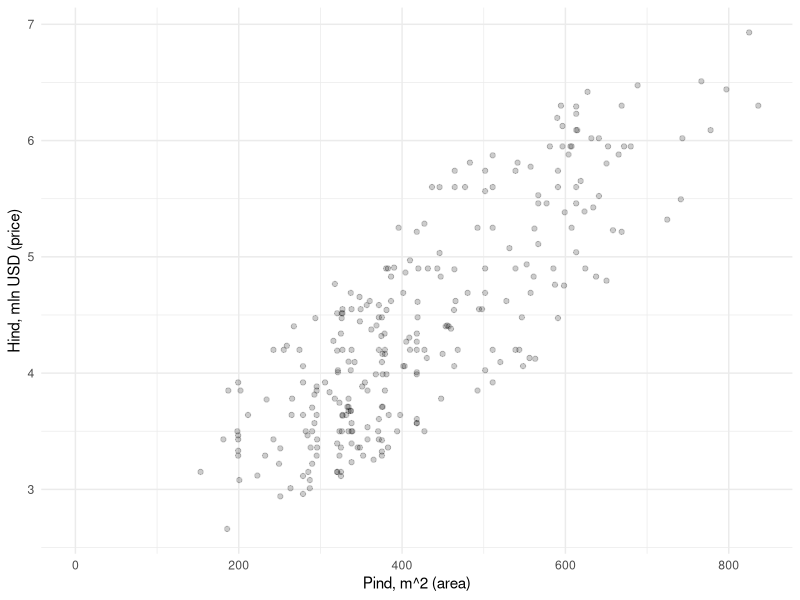
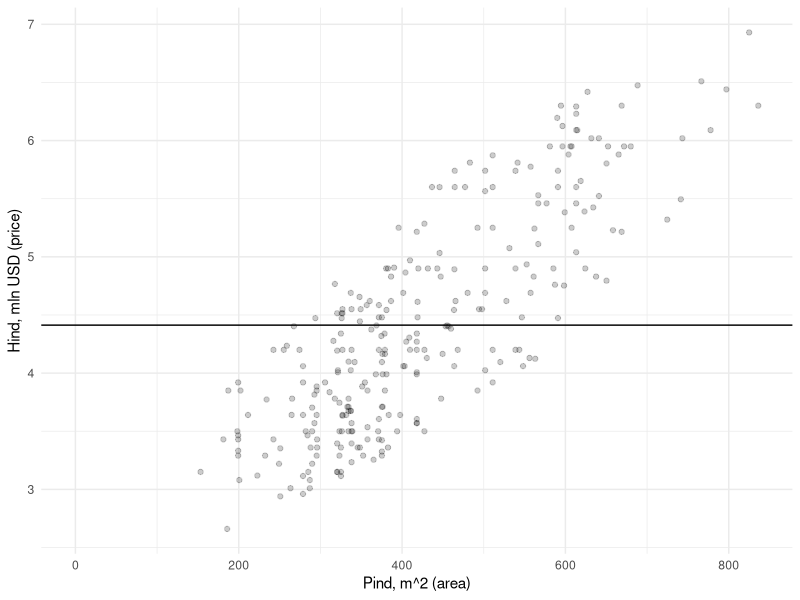
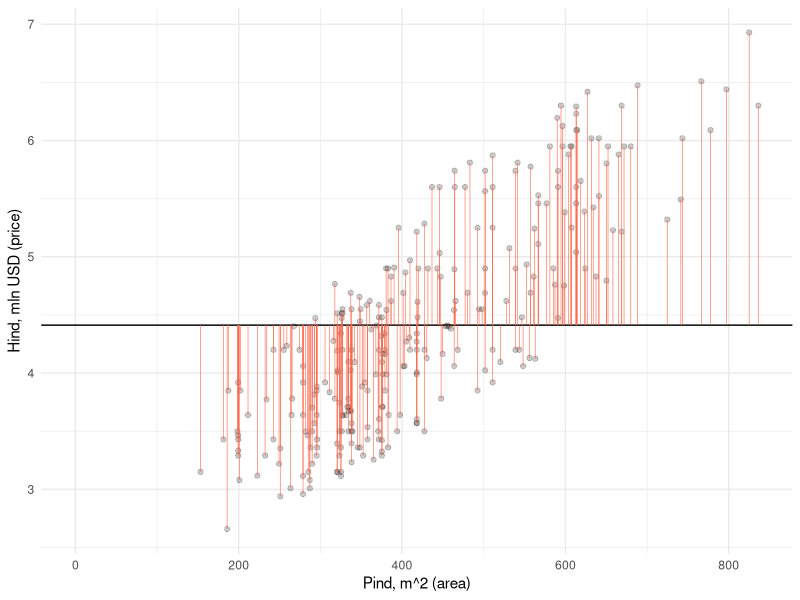
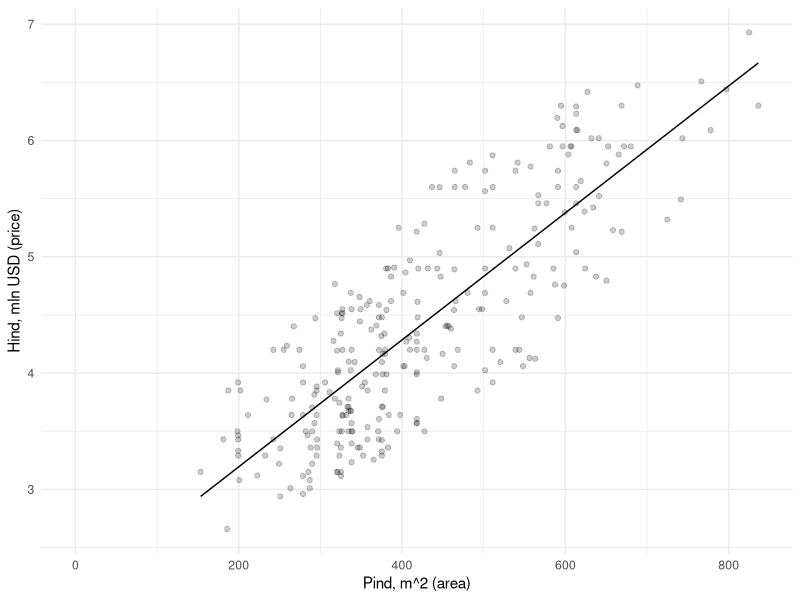
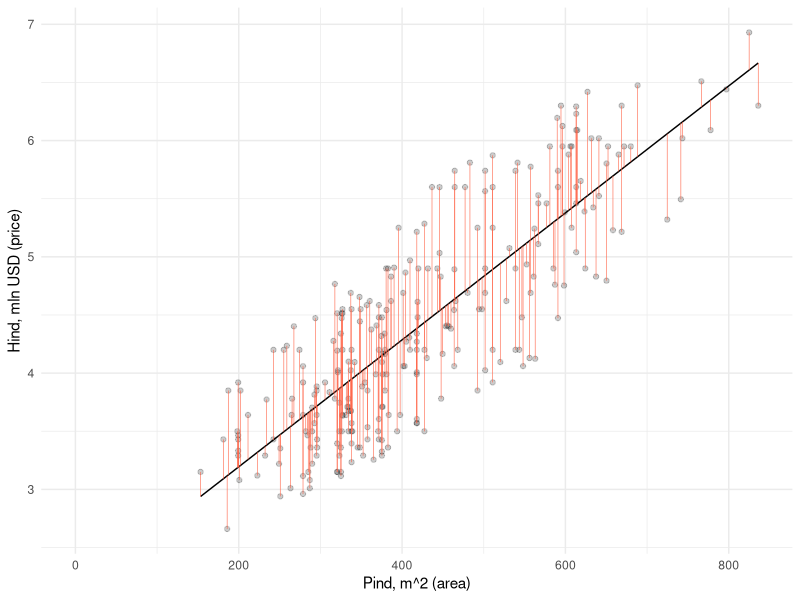
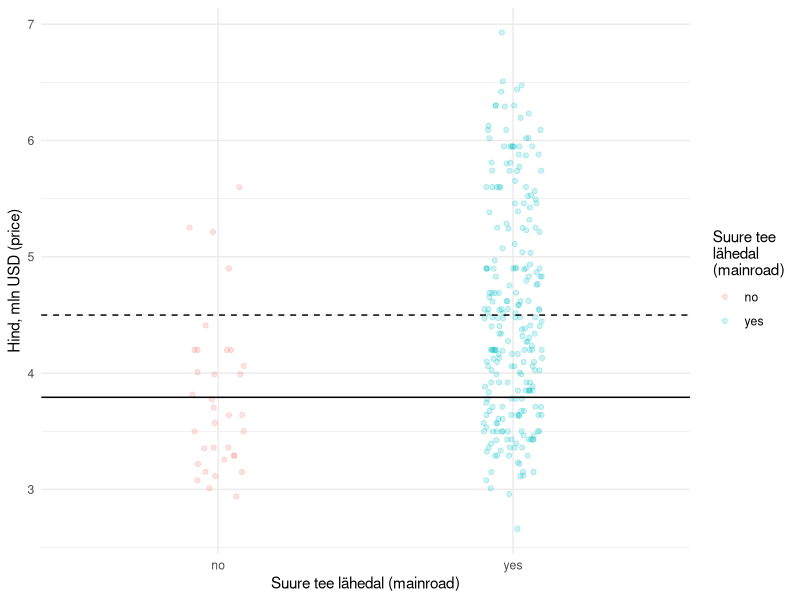
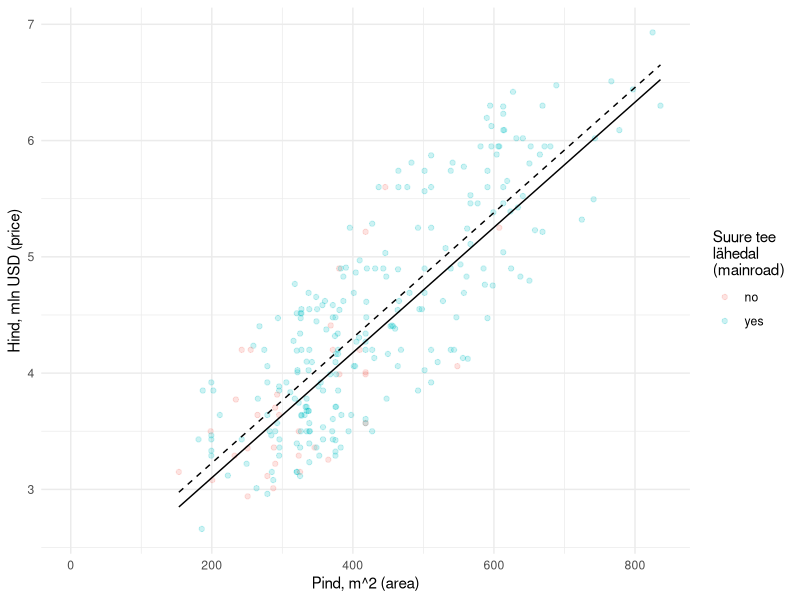
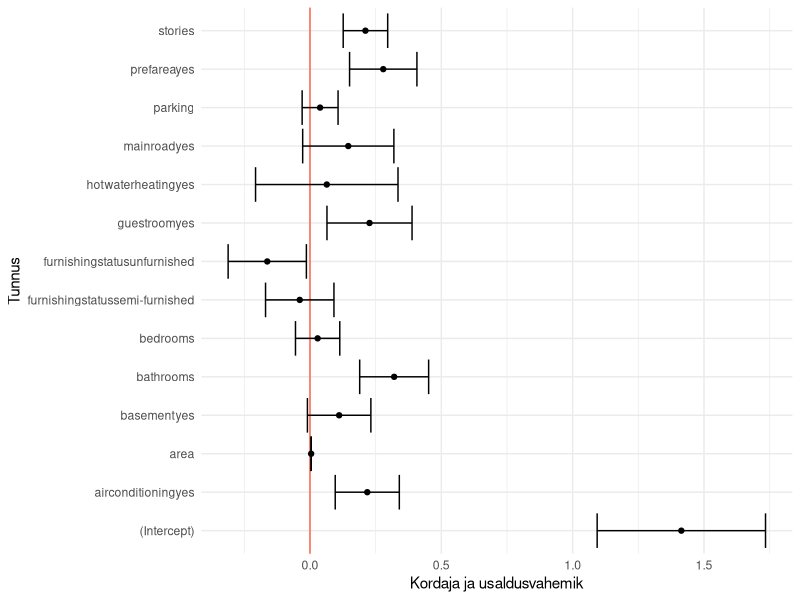

Here is the R script that generated these plots, in order:
## ---- chunk 1
library('magrittr')
majad <- read.csv('andmed/housingprices.csv')
str(majad)
## ---- chunk 2
#| echo: false
library('ggplot2')
joonis <- ggplot(majad) + aes(x = area, y = price) + 
  scale_x_continuous(limits = c(0, max(majad$area))) + 
  labs(x = "Pind, m^2 (area)", y = "Hind, mln USD (price)") + 
  geom_point(alpha = .2) + 
  theme_minimal()
joonis
## ---- chunk 3
#| echo: false
joonis + 
  geom_hline(yintercept = mean(majad$price))
## ---- chunk 4
#| echo: false
joonis + 
  geom_hline(yintercept = mean(majad$price), color = 'black') + 
  geom_segment(aes(xend = area, yend = mean(price)), color = 'tomato', lwd = .2)
## ---- chunk 5
#| echo: false
#| label: fig-arvtunnus
#| fig-cap: Regressioonisirge
joonis + 
  geom_smooth(method = 'lm', formula = y ~ x, se = F, color = 'black', lwd = .5)
## ---- chunk 6
#| echo: false
joonis + 
  geom_smooth(method = 'lm', formula = y ~ x, se = F, color = 'black', lwd = .5) + 
  geom_segment(aes(xend = area, yend = fitted(lm(price ~ area, majad))), color = 'tomato', lwd = .2)
## ---- chunk 7
mPind <- lm(price ~ area, majad)
## ---- chunk 8
mTee <- lm(price ~ mainroad, majad)
## ---- chunk 9
mPindTee <- lm(price ~ area + mainroad, majad)
## ---- chunk 10
mKõik <- lm(price ~ ., majad)
## ---- chunk 11
mPind
## ---- chunk 12
mTee
## ---- chunk 13
#| echo: false
#| label: fig-nimitunnus
#| fig-cap: Nimitunnus regressioonimudelis
ggplot(majad) + aes(x = mainroad, y = price, color = mainroad) + 
  labs(x = "Suure tee lähedal (mainroad)", y = "Hind, mln USD (price)", 
       color = "Suure tee\nlähedal\n(mainroad)") + 
  geom_jitter(alpha = .2, width = .1) + 
  geom_hline(yintercept = mean(majad$price[majad$mainroad == 'no']), 
             color = 'black') + 
  geom_hline(yintercept = mean(majad$price[majad$mainroad == 'yes']), 
             color = 'black', linetype = 'dashed') + 
  theme_minimal()
## ---- chunk 14
mPindTee
## ---- chunk 15
#| echo: false
ei <- list(area = majad$area, mainroad = rep('no', nrow(majad)))
jah <- list(area = majad$area, mainroad = rep('yes', nrow(majad)))
joonis + aes(color = mainroad) + 
  labs(color = "Suure tee\nlähedal\n(mainroad)") + 
  geom_line(aes(y = predict(mPindTee, ei)), color = 'black') + 
  geom_line(aes(y = predict(mPindTee, jah)), color = 'black', linetype = 'dashed')
## ---- chunk 16
mudel <- lm(price ~ ., majad)
confint(mudel, level = .95)
## ---- chunk 17
#| echo: false
kindlused <- confint(mKõik) %>% as.data.frame
names(kindlused) <- c('min','max')
kindlused$koef <- mKõik$coef
kindlused$tunnus <- rownames(kindlused)
ggplot(kindlused) + aes(x = tunnus, y = koef) +
  labs(x = "Tunnus", y = "Kordaja ja usaldusvahemik") + 
  coord_flip() +
  geom_hline(yintercept = 0, color = 'tomato') + 
  geom_errorbar(aes(ymin = min, ymax = max)) + 
  geom_point() + 
  theme_minimal()
## ---- chunk 18
mudel <- lm(price ~ ., majad)
summary(mudel)
## ---- chunk 19
#| echo: false
#| label: fig-jääk
#| fig-cap: Regressiooni jäägid
joonis + 
  geom_smooth(method = 'lm', formula = y ~ x, se = F, color = 'black', lwd = .5) + 
  geom_segment(aes(xend = area, yend = fitted(lm(price ~ area, majad))), color = 'tomato', lwd = .2)
## ---- chunk 20
#| echo: false
ggplot() + aes(x = residuals(mPind)) + 
  labs(x = "Jäägid", y = "Sagedus") + 
  geom_histogram(bins = 30, alpha = .5) + 
  theme_minimal()
## ---- chunk 21
#| echo: false
joonis + 
  geom_smooth(method = 'lm', formula = y ~ x, se = F, color = 'black', lwd = .5) + 
  geom_vline(xintercept = 700, color = 'tomato')
## ---- chunk 22
mudel <- lm(price ~ area, majad)
predict(mudel, list(area = 700))
## ---- chunk 23
mudel <- lm(price ~ area + bedrooms, majad)
predict(mudel, list(area = 678, bedrooms = 3))
